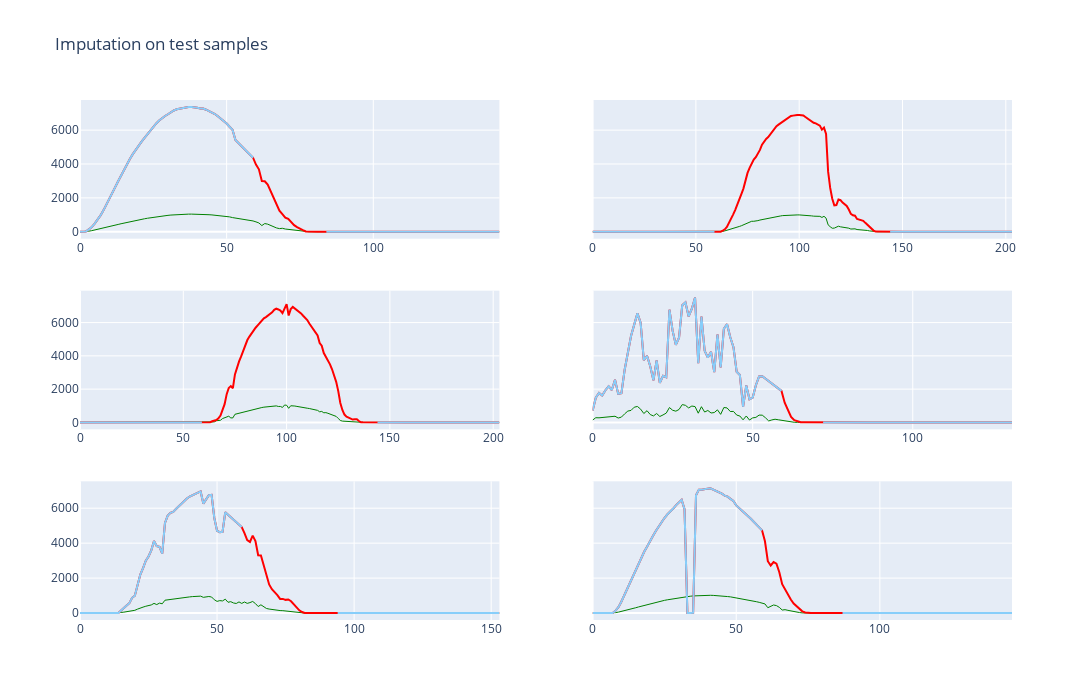

The notebook cell saved with this chart:
### Code cell
# Visualize Gap Filling Results

fig = make_subplots(rows=3, cols=2, shared_yaxes=True)

k = 10
for i in range(6):    
    start = gaps[i+k][0] - pd.Timedelta(hours=10)
    end = gaps[i+k][1] + pd.Timedelta(hours=10)
    fig.add_trace(go.Scatter(y=df_imputed.loc[start:end, 'GTI'],
                    mode='lines', line=dict(width=1), marker=dict(color='green', size=2)), row=1+i//2, col=1+i%2)
    fig.add_trace(go.Scatter(y=df_imputed.loc[start:end, 'P_DC_XGB'],
                    mode='lines', marker=dict(color='red')), row=1+i//2, col=1+i%2)
    fig.add_trace(go.Scatter(y=df_imputed.loc[start:end, 'P_DC'],
                    mode='lines', marker=dict(color='LightSkyBlue')), row=1+i//2, col=1+i%2)

fig.update_layout(height=700, width=1100, showlegend=False,
                  title_text="Imputation on test samples")
fig.show()

### Figure 1 — Plotly figure (JSON) as saved in the notebook; plotly's stock layout.template omitted (floating-point values rounded to 4 significant figures; data arrays with more than 128 entries replaced by an {"elided": "..."} marker saying what was removed)
{"data": [{"line": {"width": 1}, "marker": {"color": "green", "size": 2}, "mode": "lines", "type": "scatter", "xaxis": "x", "y": {"elided": "144 float values"}, "yaxis": "y"}, {"marker": {"color": "red"}, "mode": "lines", "type": "scatter", "xaxis": "x", "y": {"elided": "144 float values"}, "yaxis": "y"}, {"marker": {"color": "LightSkyBlue"}, "mode": "lines", "type": "scatter", "xaxis": "x", "y": {"elided": "144 float values"}, "yaxis": "y"}, {"line": {"width": 1}, "marker": {"color": "green", "size": 2}, "mode": "lines", "type": "scatter", "xaxis": "x2", "y": {"elided": "204 float values"}, "yaxis": "y2"}, {"marker": {"color": "red"}, "mode": "lines", "type": "scatter", "xaxis": "x2", "y": {"elided": "204 float values"}, "yaxis": "y2"}, {"marker": {"color": "LightSkyBlue"}, "mode": "lines", "type": "scatter", "xaxis": "x2", "y": {"elided": "204 int values"}, "yaxis": "y2"}, {"line": {"width": 1}, "marker": {"color": "green", "size": 2}, "mode": "lines", "type": "scatter", "xaxis": "x3", "y": {"elided": "204 float values"}, "yaxis": "y3"}, {"marker": {"color": "red"}, "mode": "lines", "type": "scatter", "xaxis": "x3", "y": {"elided": "204 float values"}, "yaxis": "y3"}, {"marker": {"color": "LightSkyBlue"}, "mode": "lines", "type": "scatter", "xaxis": "x3", "y": {"elided": "204 int values"}, "yaxis": "y3"}, {"line": {"width": 1}, "marker": {"color": "green", "size": 2}, "mode": "lines", "type": "scatter", "xaxis": "x4", "y": {"elided": "132 float values"}, "yaxis": "y4"}, {"marker": {"color": "red"}, "mode": "lines", "type": "scatter", "xaxis": "x4", "y": {"elided": "132 float values"}, "yaxis": "y4"}, {"marker": {"color": "LightSkyBlue"}, "mode": "lines", "type": "scatter", "xaxis": "x4", "y": {"elided": "132 float values"}, "yaxis": "y4"}, {"line": {"width": 1}, "marker": {"color": "green", "size": 2}, "mode": "lines", "type": "scatter", "xaxis": "x5", "y": {"elided": "154 float values"}, "yaxis": "y5"}, {"marker": {"color": "red"}, "mode": "lines", "type": "scatter", "xaxis": "x5", "y": {"elided": "154 float values"}, "yaxis": "y5"}, {"marker": {"color": "LightSkyBlue"}, "mode": "lines", "type": "scatter", "xaxis": "x5", "y": {"elided": "154 float values"}, "yaxis": "y5"}, {"line": {"width": 1}, "marker": {"color": "green", "size": 2}, "mode": "lines", "type": "scatter", "xaxis": "x6", "y": {"elided": "147 float values"}, "yaxis": "y6"}, {"marker": {"color": "red"}, "mode": "lines", "type": "scatter", "xaxis": "x6", "y": {"elided": "147 float values"}, "yaxis": "y6"}, {"marker": {"color": "LightSkyBlue"}, "mode": "lines", "type": "scatter", "xaxis": "x6", "y": {"elided": "147 float values"}, "yaxis": "y6"}], "layout": {"height": 700, "showlegend": false, "title": {"text": "Imputation on test samples"}, "width": 1100, "xaxis": {"anchor": "y", "autorange": true, "domain": [0, 0.45], "range": [0, 143]}, "xaxis2": {"anchor": "y2", "autorange": true, "domain": [0.55, 1], "range": [0, 203]}, "xaxis3": {"anchor": "y3", "autorange": true, "domain": [0, 0.45], "range": [0, 203]}, "xaxis4": {"anchor": "y4", "autorange": true, "domain": [0.55, 1], "range": [0, 131]}, "xaxis5": {"anchor": "y5", "autorange": true, "domain": [0, 0.45], "range": [0, 153]}, "xaxis6": {"anchor": "y6", "autorange": true, "domain": [0.55, 1], "range": [0, 146]}, "yaxis": {"anchor": "x", "autorange": true, "domain": [0.7333, 1], "range": [-409.4, 7779.0], "type": "linear"}, "yaxis2": {"anchor": "x2", "autorange": true, "domain": [0.7333, 1], "matches": "y", "range": [-409.4, 7779.0], "showticklabels": false, "type": "linear"}, "yaxis3": {"anchor": "x3", "autorange": true, "domain": [0.3667, 0.6333], "range": [-416.8, 7918.0], "type": "linear"}, "yaxis4": {"anchor": "x4", "autorange": true, "domain": [0.3667, 0.6333], "matches": "y3", "range": [-416.8, 7918.0], "showticklabels": false, "type": "linear"}, "yaxis5": {"anchor": "x5", "autorange": true, "domain": [0, 0.2667], "range": [-396.7, 7538.0], "type": "linear"}, "yaxis6": {"anchor": "x6", "autorange": true, "domain": [0, 0.2667], "matches": "y5", "range": [-396.7, 7538.0], "showticklabels": false, "type": "linear"}}}
